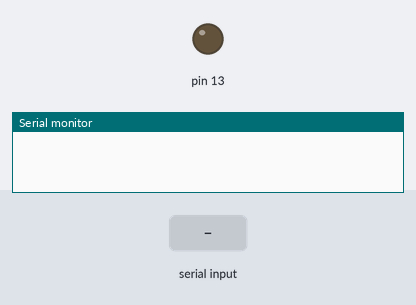
Simulated run of this sketch. Board: Arduino Uno, built with avr-gcc and run on an emulated ATmega328P. Shown: output pins drawn as LEDs (lit = HIGH), the last lines printed to the serial monitor. The inputs (shaded band) are chosen by the test bench.

Above: at 1.2 s.
1.3 s: "h" received over Serial
At 2.3 s:
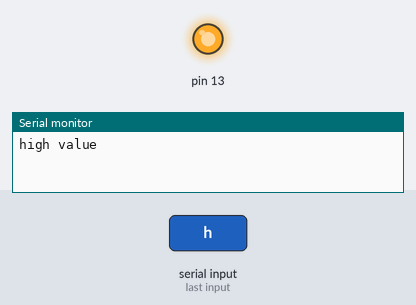
2.8 s: "l" received over Serial
At 3.5 s:
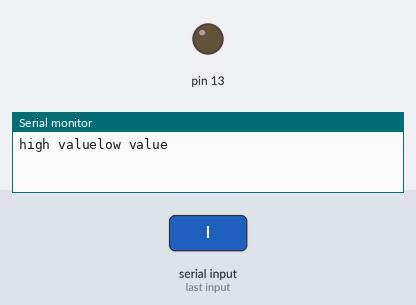
Timing chart, 0 to 5.8 s (numbered marks = the images above; inputs shaded):
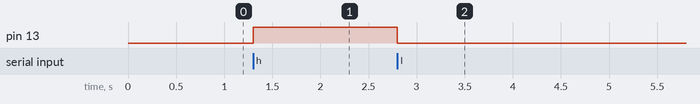

Measured:
- after the input at 1.3 s, pin 13: LOW → HIGH at once
- after the input at 2.8 s, pin 13: HIGH → LOW at once

The sketch:

arduino.ino
```cpp
char val;

void setup() {
  //initialize serial communications at a 9600 baud rate
  Serial.begin(9600);
  pinMode(13, OUTPUT);
}

void loop() {
  if(Serial.available()) {
    val = Serial.read();
    if(val == -1) {
      return;
    }
    int state;
    if(val == 'h') {
      Serial.write("high value");
      state = HIGH;
    } else if(val == 'l') {
      Serial.write("low value");
      state = LOW;
    } else {
      return;
    }
    digitalWrite(13, state);
  }
}
```
